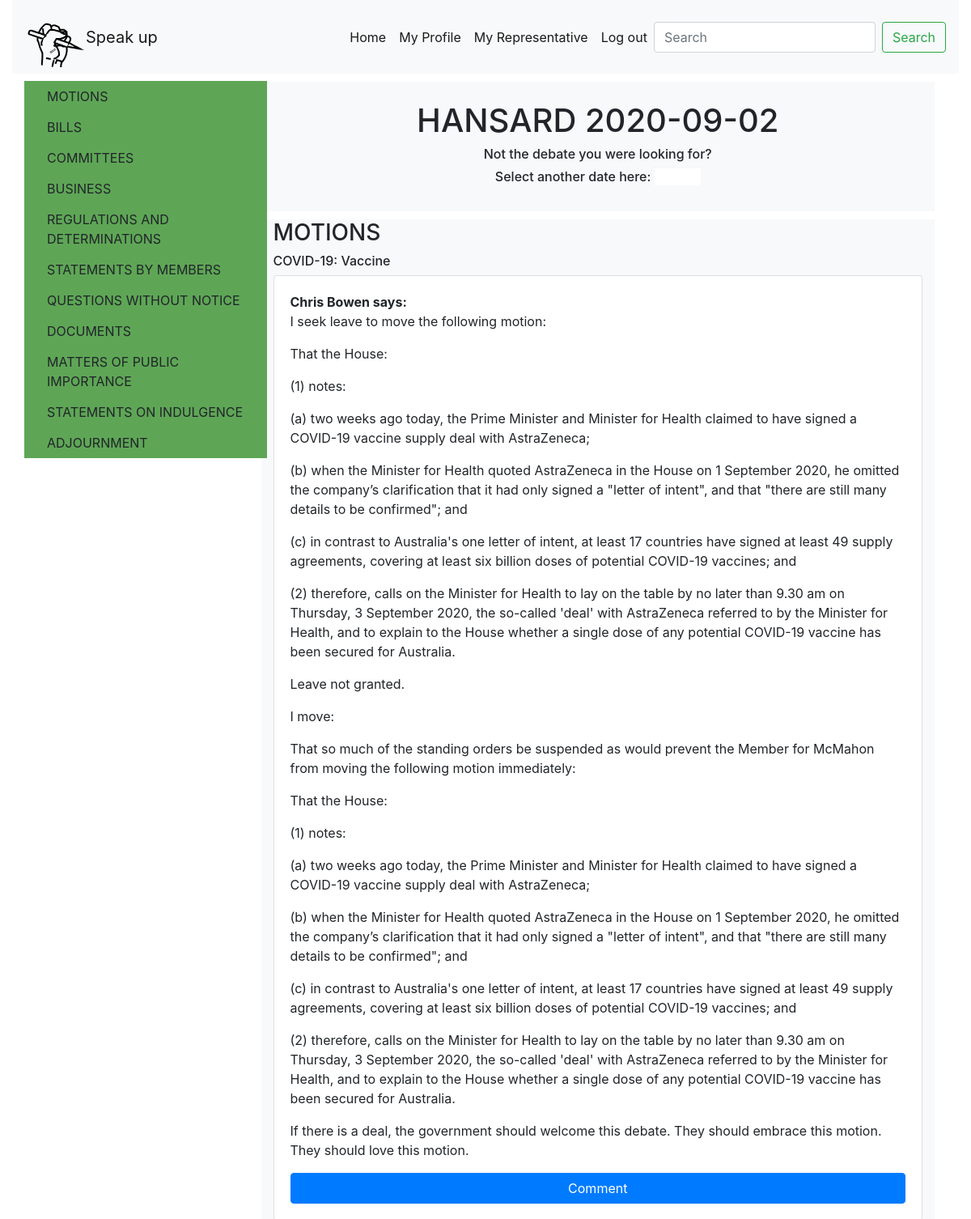
/hansard/2020-09-02 (signed in, upper part), run on the app's committed database.
### app/models.py (models this page shows, shortened)
class MajorHeading(db.Model):
    __tablename__ = 'majorheading'
    id = db.Column(db.Integer, primary_key=True)
    order_id = db.Column(db.Integer,index=True)
    hansard_id = db.Column(db.Integer, db.ForeignKey('hansard.id'))
    body = db.Column(db.String(300))
    minorheading = db.relationship('MinorHeading', backref='majorheading', lazy='dynamic')

class Hansard(db.Model):
    id = db.Column(db.Integer, primary_key=True)
    date = db.Column(db.String(140))
    majorheading = db.relationship('MajorHeading', backref='hansard', lazy='dynamic')

class MinorHeading(db.Model):
    __tablename__ = 'minorheading'
    id = db.Column(db.Integer, primary_key=True)
    order_id = db.Column(db.Integer,index=True)
    major_id = db.Column(db.Integer, db.ForeignKey('majorheading.id'))
    body = db.Column(db.String(140))
    speech = db.relationship('Speech', backref='minorheading', lazy='dynamic')

class Speech(db.Model):
    __tablename__ = 'speech'
    id = db.Column(db.Integer, primary_key=True)
    order_id = db.Column(db.Integer,index=True)
    minor_id = db.Column(db.Integer, db.ForeignKey('minorheading.id'))
    exact_id = db.Column(db.String(140))
    author_id = db.Column(db.String(140))
    paragraph = db.relationship('Paragraph', backref='speech', lazy='dynamic')
    post = db.relationship('Post', backref='speech', lazy='dynamic')

class Paragraph(db.Model):
    __tablename__ = 'paragraph'
    id = db.Column(db.Integer, primary_key=True)
    speech_id = db.Column(db.Integer, db.ForeignKey('speech.id'))
    body= db.Column(db.String())

### app/routes.py (the view)
@app.route('/hansard/<date>',methods=['GET', 'POST'])
@login_required
def hansard(date):
    hansard = Hansard.query.filter_by(date=date).first()
    if hansard is None:
        flash('hansard not found.')
        return redirect(url_for('index'))
    form = PostForm()
    if form.validate_on_submit():
        speech = Speech.query.filter_by(exact_id=form.hidden.data).first()
        post = Post(body=form.post.data, author=current_user, speech= speech)
        db.session.add(post)
        db.session.commit()
        return redirect(url_for('index'))
    return render_template('hansard.html',data = hansard, form = form)

### app/forms.py
class PostForm(FlaskForm):
    post = TextAreaField('Say something', validators=[DataRequired()])
    hidden = TextAreaField("Field 2",id="srcLibArticles")
    submit = SubmitField('Submit')

### app/models.py (called while the page is built)
@login.user_loader
def load_user(id):
    return User.query.get(int(id))

### app/routes.py (called while the page is built)
@app.before_request
def before_request():
    if current_user.is_authenticated:
        current_user.last_seen = datetime.utcnow()
        db.session.commit()

### app/templates/hansard.html (shortened to what this page needs)
{% extends "navbar.html" %}
{% block content %}
<link rel="stylesheet" href="https://stackpath.bootstrapcdn.com/bootstrap/4.5.2/css/bootstrap.min.css">
<link rel="stylesheet" href="//code.jquery.com/ui/1.12.1/themes/base/jquery-ui.css">
<body>
  <div class="container-fluid text-wrap justify-content-between">
    <div class="row">
      <div class="col-3 fixed-top one overflow-auto">
        {%for major_heading in data.majorheading.all()%}
        <a class="navbtn btn text-left" data-toggle="collapse" href="#{{major_heading.body.replace(" ", "").replace(":","")}}" role="button" aria-expanded="false" aria-controls="collapseExample">
          {{major_heading.body}}
        </a>
        {% endfor %}
      </div>
    </div>
  </div>
  <div class="col-lg-9 offset-lg-3 two">
    <br>
    <h1 style= "text-align: center;">HANSARD {{data.date}}</h1>
    <h6 style= "text-align: center;">Not the debate you were looking for?</h6>
    <h6 style= "text-align: center;">Select another date here: <span><input type="text" id="datepicker" size="1" readonly style="outline: none; color: #FFFFFF; border: 0px solid #000000;"/></span></h6>
    <br>
  </div>
  {%for major_heading in data.majorheading.all()%}
  <div class="col-lg-9 offset-lg-3 two">
    <h3 id="h3{{major_heading.body.replace(" ", "").replace(":","")}}">{{major_heading.body}}</h3>
    {%for minor_heading in major_heading.minorheading.all()%}
    <h6 id="h6{{minor_heading.body.replace(" ", "")}}">{{minor_heading.body}}</h6>
    {%for speech in minor_heading.speech.all()%}
    <div id = {{speech.exact_id}} class="card card-body">
      <b>{{speech.author_id}} says:</b>
      {%for paragraph in speech.paragraph.all()%}
      <p>{{paragraph.body}}</p>
      {% endfor %}
      <button type="button" class="btn btn-primary" data-toggle="modal" data-target="#exampleModal" data-whatever="{{speech.exact_id}}">Comment</button>
  </div>
  {% endfor %}
  {% endfor %}
  </div>
  {% endfor %}
</body>
</html>
{% endblock %}

### app/templates/navbar.html (shortened to what this page needs)
<!doctype html>
<html lang="en">
  <head>
    <link rel="stylesheet" href="https://stackpath.bootstrapcdn.com/bootstrap/4.5.2/css/bootstrap.min.css">
    <link href="css/file.css" rel="stylesheet">
  </head>
    <div class="container-fluid">
      <nav class="navbar navbar-expand-lg navbar-light bg-light">
        <img src="/static/websitelogobold.svg" width="75" height="75" class="d-inline-block align-top brand" alt="" loading="lazy">
        <a class="navbar-brand" href="#"> Speak up</a>
        <div class="collapse navbar-collapse" id="navbarNavAltMarkup">
          <div class="navbar-nav ml-auto">
            <a class="nav-link active" href={{url_for('index')}}>Home <span class="sr-only">(current)</span></a>
            {% if current_user.is_anonymous %}
            <a class="nav-link active" href={{url_for('login')}}>Log in <span class="sr-only">(current)</span></a>
            {% else %}
            <a class="nav-link active" href={{url_for('user', username= current_user.username)}}>My Profile <span class="sr-only">(current)</span></a>
            <a class="nav-link active" href={{url_for('myrepresentative')}}>My Representative<span class="sr-only">(current)</span></a>
            <a class="nav-link active" href={{url_for('logout')}}>Log out <span class="sr-only">(current)</span></a>
            {% endif %}
          </div>
          <form class="form-inline">
          <input class="form-control mr-sm-2" type="search" placeholder="Search" aria-label="Search">
          <button class="btn btn-outline-success my-2 my-sm-0" type="submit">Search</button>
        </form>
        </div>
      </nav>
      <div class="container">
        {% block content %}{% endblock %}
  <html></html>

### app/css/file.css (style rules this page uses)
html, body { height: 100%; }
.container-fluid { position: absolute; left: 0px; top: 0px; }
body { display: -ms-flexbox; display: -webkit-box; display: flex; -ms-flex-align: center; -ms-flex-pack: center; -webkit-box-align: center; align-items: center; -webkit-box-pack: center; justify-content: center; padding-top: 40px; padding-bottom: 40px; background-color: #f5f5f5; }

### app/templates/navbar.html (style rules this page uses)
.container-fluid { padding-right:0; padding-left:0; margin-right:auto; margin-left:auto }

### app/templates/hansard.html (style rules this page uses)
.one { background-color: #5EA656; margin-top: 13px; }
.two { background-color: #F8F9FA; margin-top: 10px; margin-right: 10px; }
.fixed-top { position: fixed; max-height: 75vh; margin-top: 100px; margin-left: 30px; overflow: auto; }
.navbtn { width: 100%; }
.card { margin: 5px, 5px; }

### data on the page
MajorHeading: body "MOTIONS"
MajorHeading: body "BILLS"
MajorHeading: body "COMMITTEES"
MajorHeading: body "BUSINESS"
MajorHeading: body "REGULATIONS AND DETERMINATIONS"
MajorHeading: body "STATEMENTS BY MEMBERS"
MajorHeading: body "QUESTIONS WITHOUT NOTICE"
MajorHeading: body "DOCUMENTS"
MajorHeading: body "MATTERS OF PUBLIC IMPORTANCE"
MajorHeading: body "STATEMENTS ON INDULGENCE"
MajorHeading: body "ADJOURNMENT"
Hansard: date "2020-09-02"
MinorHeading: body "COVID-19: Vaccine"
Speech: author_id "Chris Bowen"
Paragraph: body "I seek leave to move the following motion:"
Paragraph: body "That the House:"
Paragraph: body "(1) notes:"
Paragraph: body "(a) two weeks ago today, the Prime Minister and Minister for Health claimed to have signed a COVID-19 vaccine supply deal with AstraZeneca;"
Paragraph: body "(b) when the Minister for Health quoted AstraZeneca in the House on 1 September 2020, he omitted the company’s clarification that it had only signed a \"letter of intent\", and that \"there are still many details to be confirmed\"; and"
Paragraph: body "(c) in contrast to Australia's one letter of intent, at least 17 countries have signed at least 49 supply agreements, covering at least six billion doses of potential COVID-19 vaccines; and"
Paragraph: body "(2) therefore, calls on the Minister for Health to lay on the table by no later than 9.30 am on Thursday, 3 September 2020, the so-called 'deal' with AstraZeneca referred to by the Minister for Health, and to explain to the House whether a single dose of any potential COVID-19 vaccine has been secured for Australia."
Paragraph: body "Leave not granted."
Paragraph: body "I move:"
Paragraph: body "That so much of the standing orders be suspended as would prevent the Member for McMahon from moving the following motion immediately:"
Paragraph: body "That the House:"
Paragraph: body "(1) notes:"
Paragraph: body "(a) two weeks ago today, the Prime Minister and Minister for Health claimed to have signed a COVID-19 vaccine supply deal with AstraZeneca;"
Paragraph: body "(b) when the Minister for Health quoted AstraZeneca in the House on 1 September 2020, he omitted the company’s clarification that it had only signed a \"letter of intent\", and that \"there are still many details to be confirmed\"; and"
Paragraph: body "(c) in contrast to Australia's one letter of intent, at least 17 countries have signed at least 49 supply agreements, covering at least six billion doses of potential COVID-19 vaccines; and"
Paragraph: body "(2) therefore, calls on the Minister for Health to lay on the table by no later than 9.30 am on Thursday, 3 September 2020, the so-called 'deal' with AstraZeneca referred to by the Minister for Health, and to explain to the House whether a single dose of any potential COVID-19 vaccine has been secured for Australia."
Paragraph: body "If there is a deal, the government should welcome this debate. They should embrace this motion. They should love this motion."
